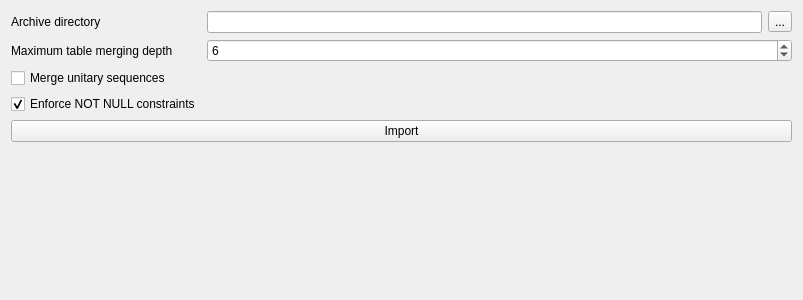
<?xml version="1.0" encoding="UTF-8"?>
<ui version="4.0">
 <class>Form</class>
 <widget class="QWidget" name="Form">
  <property name="geometry">
   <rect>
    <x>0</x>
    <y>0</y>
    <width>803</width>
    <height>300</height>
   </rect>
  </property>
  <property name="windowTitle">
   <string>Form</string>
  </property>
  <layout class="QVBoxLayout" name="verticalLayout">
   <item>
    <layout class="QFormLayout" name="formLayout">
     <item row="0" column="0">
      <widget class="QLabel" name="label_4">
       <property name="text">
        <string>Archive directory</string>
       </property>
      </widget>
     </item>
     <item row="0" column="1">
      <layout class="QHBoxLayout" name="horizontalLayout_7">
       <item>
        <widget class="QLineEdit" name="mArchiveDirEdit"/>
       </item>
       <item>
        <widget class="QToolButton" name="mArchiveDirBrowseBtn">
         <property name="text">
          <string>...</string>
         </property>
        </widget>
       </item>
      </layout>
     </item>
     <item row="1" column="0">
      <widget class="QLabel" name="label_3">
       <property name="text">
        <string>Maximum table merging depth</string>
       </property>
      </widget>
     </item>
     <item row="1" column="1">
      <widget class="QSpinBox" name="mMergeDepthSpin">
       <property name="minimum">
        <number>1</number>
       </property>
       <property name="value">
        <number>6</number>
       </property>
      </widget>
     </item>
     <item row="2" column="0">
      <widget class="QCheckBox" name="mergeSequencesChk">
       <property name="toolTip">
        <string>&lt;html&gt;&lt;head/&gt;&lt;body&gt;&lt;p&gt;Flatten sequences that have actually only one element in the current XML instance&lt;/p&gt;&lt;/body&gt;&lt;/html&gt;</string>
       </property>
       <property name="text">
        <string>Merge unitary sequences</string>
       </property>
      </widget>
     </item>
     <item row="3" column="0">
      <widget class="QCheckBox" name="mEnforceNotNullChk">
       <property name="text">
        <string>Enforce NOT NULL constraints</string>
       </property>
       <property name="checked">
        <bool>true</bool>
       </property>
      </widget>
     </item>
    </layout>
   </item>
   <item>
    <widget class="QPushButton" name="importButton">
     <property name="text">
      <string>Import</string>
     </property>
    </widget>
   </item>
   <item>
    <spacer name="verticalSpacer">
     <property name="orientation">
      <enum>Qt::Vertical</enum>
     </property>
     <property name="sizeHint" stdset="0">
      <size>
       <width>20</width>
       <height>40</height>
      </size>
     </property>
    </spacer>
   </item>
  </layout>
 </widget>
 <resources/>
 <connections/>
</ui>
